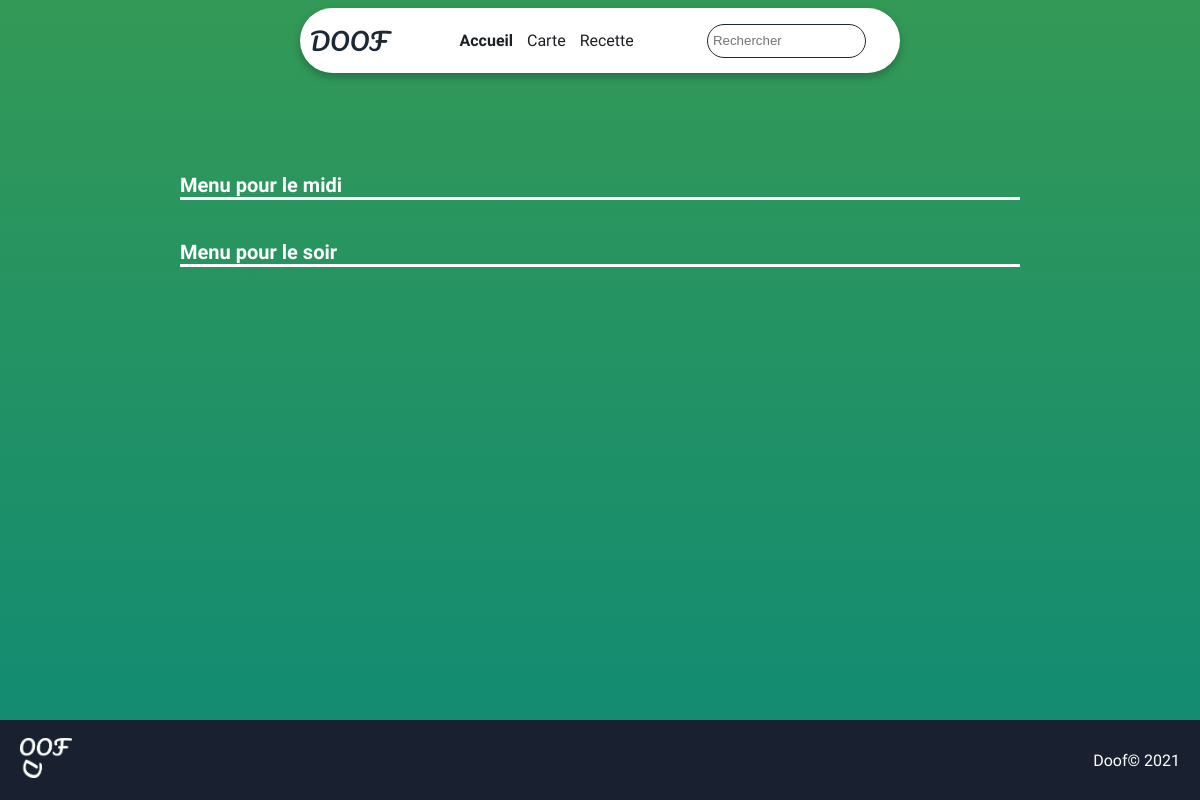
/carte/, run on an earlier commit of the app's database.
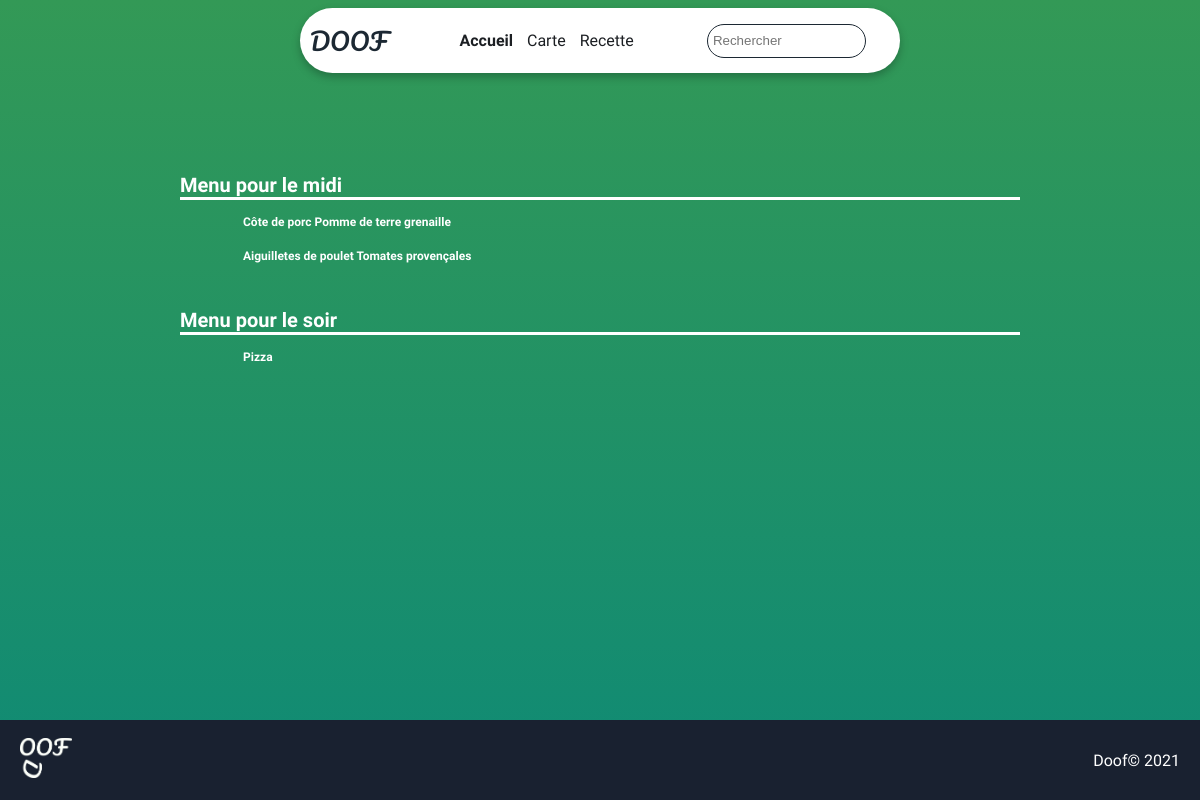
And on a later commit of the database.
### menu/models.py (models this page shows, shortened)
class menu(models.Model):
    aliment1 = models.CharField(max_length=30)
    nutriscore1 = models.IntegerField(default=-1)
    aliment2 = models.CharField(max_length=30, default="None")
    nutriscore2 = models.IntegerField(default=-1)
    midi = models.BooleanField()
    commentaire = models.CharField(max_length=280, default="None")

### menu/views.py (the view)
# urls.py: path("carte/", views.tous, name="tous"),
def tous(request):
    menus_midi = menu.objects.all().filter(midi=True)
    menus_soir = menu.objects.all().filter(midi=False)
    return render(request, "menu/tous.html", {
        "liste_menu_midi": menus_midi,
        "liste_menu_soir": menus_soir,
    })

### menu/templates/menu/tous.html (shortened to what this page needs)
{% extends "menu/layout.html" %}
{% load static %}
{% block body %}
<div id="cat">
  <div onclick="Show('#midiUL')" id="titre">Menu pour le midi</div>
  <div id="midiUL" class="list">
      {% for m in liste_menu_midi %}
      <a id="el" href={% url 'spec' m.id %}>{{m.aliment1}} {% if m.aliment2 != 'None' %}{{m.aliment2}}{% endif %}</a>
      {% endfor %}
  </div>
</div>
<div id="cat">
  <div onclick="Show('#soirUL')" id="titre">Menu pour le soir</div>
  <div id="soirUL" class="list">
      {% for m in liste_menu_soir %}
      <a id="el" href={% url 'spec' m.id %}>{{m.aliment1}} {% if m.aliment2 != 'None' %}{{m.aliment2}}{% endif %}</a>
      {% endfor %}
  </div>
</div>
{% endblock body %}

What changed in the data, as far as the page shows it:
added menu: aliment1 "Côte de porc", aliment2 "Pomme de terre grenaille"
added menu: aliment1 "Aiguilletes de poulet", aliment2 "Tomates provençales"
added menu: aliment1 "Pizza"
